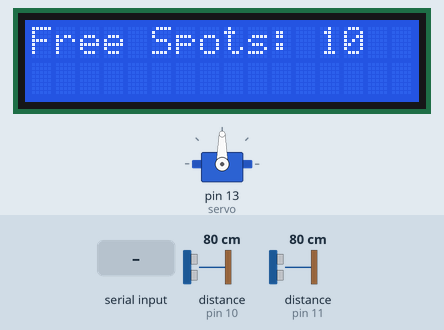
Recording of a sketch running on a simulated Arduino Uno, built with avr-gcc and run on an emulated ATmega328P. Parts: servo, 16×2 character LCD. Wiring (inferred from the names in the program): 2 × ultrasonic range finder: trigger pin 9, echo pin 10 / trigger pin 12, echo pin 11. The inputs (shaded band) are chosen by the test bench; at power-on: distance to the obstacle (sensors on pin 10, pin 11) 80 cm. The echo pulse lasts 58.3 µs per cm; what the sketch prints to the serial monitor is not drawn.

Above: at 3.3 s.
3.4 s: "OPEN\n" received over the second serial link
At 4.2 s:
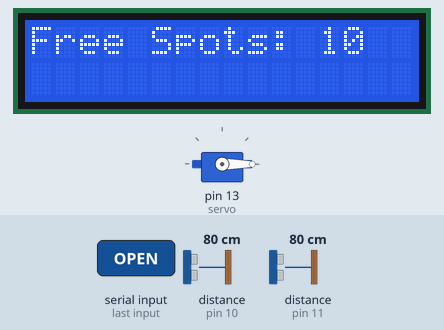
4.9 s: "CLOSE\n" received over the second serial link
At 5.3 s:
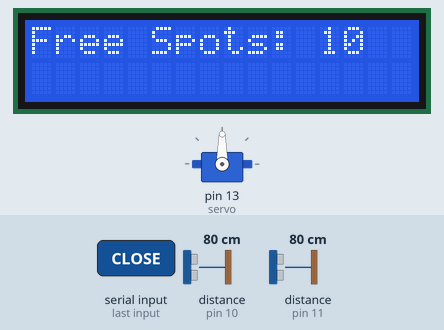
Timing chart, 0 to 7.9 s (numbered marks = the images above; inputs shaded):
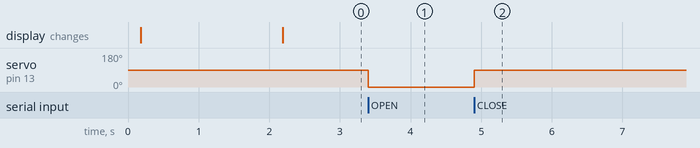

The sketch:

arduinoCode.ino
```cpp
#include <Servo.h>
#include <Wire.h>
#include <LiquidCrystal_I2C.h>
#include <SoftwareSerial.h>

// Define the LCD address and dimensions
LiquidCrystal_I2C lcd(0x27, 16, 2);

// Define SoftwareSerial pins for communication with ESP32
SoftwareSerial mySerial(2, 3); // RX, TX

Servo servo; // Servo for gate and parking area

int trigPin1 = 12; // Trigger pin for the first ultrasonic sensor
int echoPin1 = 11;  // Echo pin for the first ultrasonic sensor

int trigPin2 = 9;  // Trigger pin for the second ultrasonic sensor
int echoPin2 = 10;  // Echo pin for the second ultrasonic sensor

// Defines variables
long duration1;
long duration2;
int distance1;
int distance2;

const int totalParkingSpots = 10; // Total number of parking spots
int carsInParking = 0; // Number of cars currently in the parking

bool gateOpen = false;
bool parkingState=false;

void setup() {
  Serial.begin(9600); // Initialize serial communication with computer
  mySerial.begin(9600); // Initialize serial communication with ESP32

  // Setup for servo
  servo.attach(13); // Attach servo to pin 13
  servo.write(90); // Initial position of the gate (closed)
  delay(100);

  // Setup for ultrasonic sensors
  pinMode(trigPin1, OUTPUT); // Set trigPin1 as an Output
  pinMode(echoPin1, INPUT);  // Set echoPin1 as an Input

  pinMode(trigPin2, OUTPUT); // Set trigPin2 as an Output
  pinMode(echoPin2, INPUT);  // Set echoPin2 as an Input

  // Setup for LCD
  lcd.init();        // Initialize the LCD
  lcd.backlight();   // Turn on the backlight
  lcd.print("Parking System");
  delay(2000);
  updateLCD();
}

void loop() {
  String State = mySerial.readStringUntil('\n'); // Read the command from ESP32
  State.trim(); // Remove leading and trailing whitespace
  Serial.println("Received State"+State);
  if (State.equals("ENABLE")) {
  parkingState=true;
  Serial.println("Received command: ENABLE");
} else if(State.equals("DISABLE-")){
  parkingState=false;
  Serial.println("Received command: DISABLE");
}

  // Measure distance from first ultrasonic sensor
  distance1 = measureDistance(trigPin1, echoPin1);

  // Measure distance from second ultrasonic sensor
  distance2 = measureDistance(trigPin2, echoPin2);

if(parkingState==true){
  // Check car entry or exit
  if (distance1 <= 13 && distance2 > 13 && carsInParking < totalParkingSpots) {
    // Car detected by sensor 1 first
    openGate();
    delayUntilCarDetected(trigPin2, echoPin2); // Wait until sensor 2 detects the car
    if (carsInParking < totalParkingSpots) {
      carsInParking++;
      mySerial.println(carsInParking);
      Serial.println("Car Entered");
    }
  } else if (distance2 <= 13 && distance1 > 13 && carsInParking > 0) {
    // Car detected by sensor 2 first
    openGate();
    delayUntilCarDetected(trigPin1, echoPin1); // Wait until sensor 1 detects the car
    if (carsInParking > 0) {
      carsInParking--;
      mySerial.println(carsInParking);
      Serial.println("Car Exited");
    }
  }

  // Close the gate after a fixed delay if it's open
  if (gateOpen) {
    delay(3000); // Keep the gate open for 3 seconds
    closeGate();
  }
}
String command = mySerial.readStringUntil('\n'); // Read the command from ESP32
command.trim(); // Remove leading and trailing whitespace

if (command.equals("OPEN")) {
  openGate(); // Open the gate
  Serial.println("Received command: OPEN");
  if (distance1 <= 13 && distance2 > 13 && carsInParking < totalParkingSpots){
     carsInParking++;
     mySerial.println(carsInParking);
     Serial.println("Car Entered");
     delay(3000);
  }else if (distance2 <= 13 && distance1 > 13 && carsInParking > 0){
    carsInParking--;
    mySerial.println(carsInParking);
    Serial.println("Car Exited");
    delay(3000);
  }
} else if (command.equals("CLOSE")) {
  closeGate(); // Close the gate
  Serial.println("Received command: CLOSE");
}

  // Update LCD display
  updateLCD();
  Serial.println(carsInParking); // Send carsInParking to serial monitor
  //mySerial.println(carsInParking);

  delay(100); // Short delay before next loop iteration
}

int measureDistance(int trigPin, int echoPin) {
  // Clear the trigger pin
  digitalWrite(trigPin, LOW);
  delayMicroseconds(2);

  // Set the trigger pin HIGH for 10 microseconds
  digitalWrite(trigPin, HIGH);
  delayMicroseconds(10);
  digitalWrite(trigPin, LOW);

  // Read the echo pin, returns the sound wave travel time in microseconds
  long duration = pulseIn(echoPin, HIGH);

  // Calculate the distance in cm
  int distance = duration * 0.034 / 2;

  return distance;
}

void delayUntilCarDetected(int trigPin, int echoPin) {
  int distance;
  do {
    distance = measureDistance(trigPin, echoPin);
  } while (distance > 13);
}

void openGate() {
  servo.write(0); // Open the gate
  gateOpen = true;
}

void closeGate() {
  servo.write(90); // Close the gate
  gateOpen = false;
}

void updateLCD() {
  lcd.clear();
  if (carsInParking >= totalParkingSpots) {
    lcd.print("Parking is Full");
  } else {
    lcd.print("Free Spots: ");
    lcd.print(totalParkingSpots - carsInParking);
  }
}
```

Measured:
- after the input at 3.4 s, servo on pin 13 (servo): 90° → 0° at once
- after the input at 4.9 s, servo on pin 13 (servo): 0° → 90° at once
